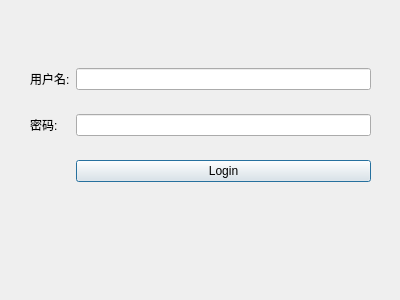
<?xml version="1.0" encoding="UTF-8"?>
<ui version="4.0">
 <class>Dialog</class>
 <widget class="QDialog" name="Dialog">
  <property name="geometry">
   <rect>
    <x>0</x>
    <y>0</y>
    <width>400</width>
    <height>300</height>
   </rect>
  </property>
  <property name="windowTitle">
   <string>Dialog</string>
  </property>
  <widget class="QWidget" name="">
   <property name="geometry">
    <rect>
     <x>30</x>
     <y>50</y>
     <width>341</width>
     <height>151</height>
    </rect>
   </property>
   <layout class="QGridLayout" name="gridLayout">
    <item row="2" column="1">
     <widget class="QPushButton" name="login">
      <property name="text">
       <string>Login</string>
      </property>
     </widget>
    </item>
    <item row="1" column="1">
     <widget class="QLineEdit" name="password">
      <property name="echoMode">
       <enum>QLineEdit::Password</enum>
      </property>
     </widget>
    </item>
    <item row="0" column="0">
     <widget class="QLabel" name="label">
      <property name="text">
       <string>用户名:</string>
      </property>
     </widget>
    </item>
    <item row="0" column="1">
     <widget class="QLineEdit" name="username"/>
    </item>
    <item row="1" column="0">
     <widget class="QLabel" name="label_2">
      <property name="text">
       <string>密码:</string>
      </property>
     </widget>
    </item>
   </layout>
  </widget>
 </widget>
 <resources/>
 <connections/>
</ui>
